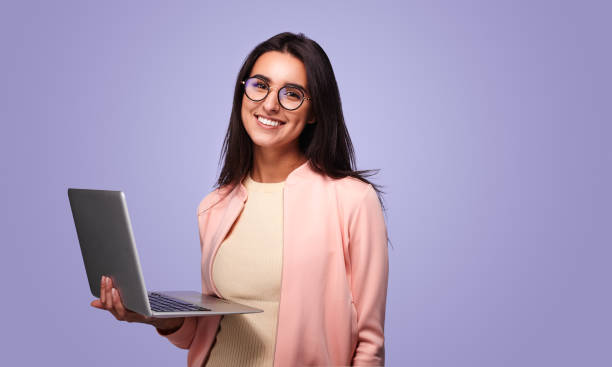
#> input picture persona.jpg, 612 x 367 px
$ python filtro_comic.py
#> lines starting #> are read from the running program, lines starting #| are printed output that depends on the picture; after the words box and inside, x2 and y2 are one past the last pixel; in counts of white or black regions, pixels touching at a corner belong together
import cv2

# Cargar la imagen
imagen = cv2.imread('persona.jpg')
#> imagen is the input picture: shape (367, 612, 3); mean B, G, R 183.7, 152.6, 166.4

# Verificar si la imagen se cargó correctamente
if imagen is None:
    print("Error: No se pudo cargar la imagen")
    exit()

# Convertir a escala de grises
gris = cv2.cvtColor(imagen, cv2.COLOR_BGR2GRAY)
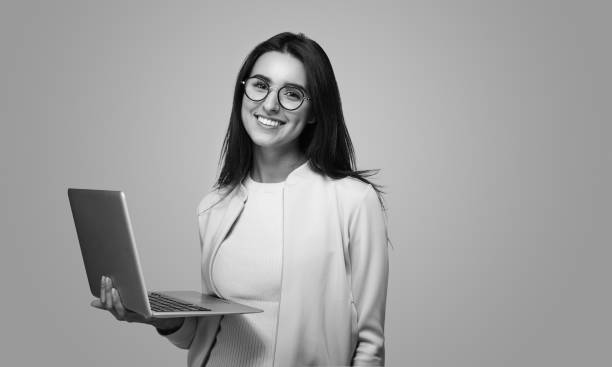
#> gris: shape (367, 612); min 0, max 253, mean 160.1

# Aplicar un desenfoque mediano para reducir el ruido
gris_suavizado = cv2.medianBlur(gris, 7)

# Detectar bordes usando el método adaptive threshold
bordes = cv2.adaptiveThreshold(gris_suavizado, 255, cv2.ADAPTIVE_THRESH_MEAN_C, cv2.THRESH_BINARY, 9, 10)
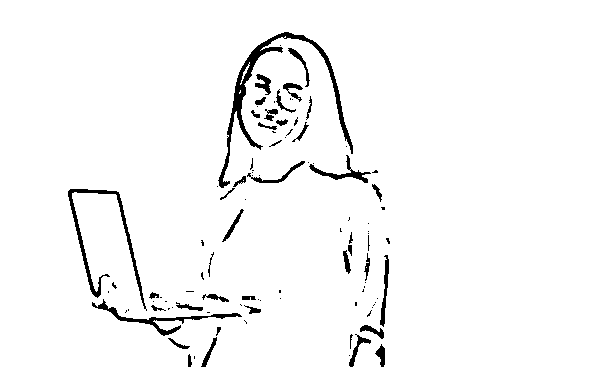
#> bordes: shape (367, 612); 96.7% white; 99 black regions (58 under 20 px), largest, box (x1, y1, x2, y2) and area: (218, 32, 353, 188) 1962, (68, 189, 147, 311) 1013, (92, 299, 242, 336) 697

# Aplicar un filtro bilateral para reducir colores pero conservar bordes
color = cv2.bilateralFilter(imagen, d=9, sigmaColor=250, sigmaSpace=250)

# Combinar bordes y la imagen suavizada para dar efecto cómic
filtro_comic = cv2.bitwise_and(color, color, mask=bordes)
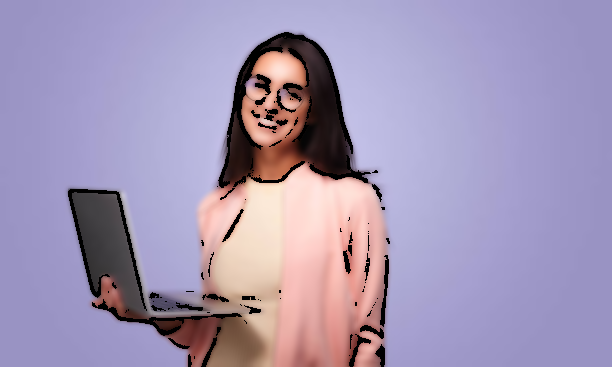
#> filtro_comic: shape (367, 612, 3); mean B, G, R 181.3, 150.2, 163

# Agregar texto sobre la imagen
cv2.putText(filtro_comic, 'Filtro: Comic', (20, 40), cv2.FONT_HERSHEY_SIMPLEX, 1.5, (0, 0, 255), 2)
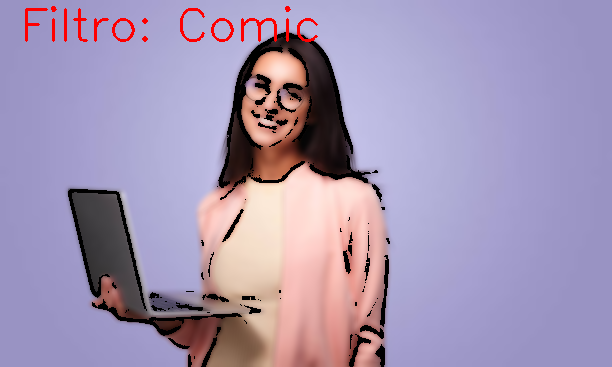
#> filtro_comic: shape (367, 612, 3); 0.79% of pixels changed, all inside (x1, y1, x2, y2) = (25, 6, 318, 42)

# Mostrar imágenes
cv2.imshow('Imagen Original', imagen)
cv2.imshow('Imagen con Filtro Comic', filtro_comic)

# Guardar imagen
cv2.imwrite('person_filtro_comic.jpg', filtro_comic)
print("Su imagen fue guardada correctamente")

cv2.waitKey(0)
cv2.destroyAllWindows()
